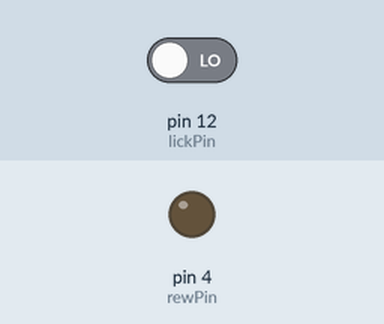
Simulated run of this sketch. Board: Arduino Uno, built with avr-gcc and run on an emulated ATmega328P. Parts: output pins drawn as LEDs (lit = HIGH). Inputs (shaded band) come from the test bench; at power-on: pin 12 (lickPin) LOW.

Above: at 1.2 s.
1.3 s: pin 12 (lickPin) driven HIGH
At 2.1 s:
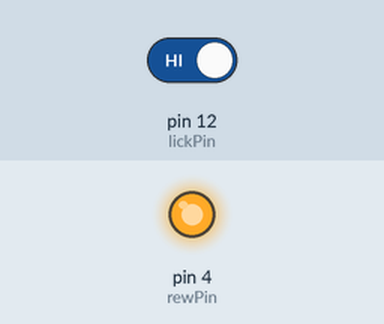
2.8 s: pin 12 (lickPin) driven LOW
At 3.3 s:
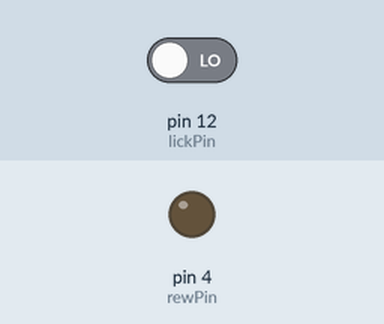
Timing chart, 0 to 5.8 s (numbered marks = the images above; inputs shaded):
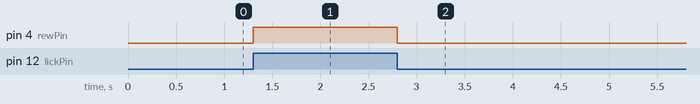

The sketch:

Depurar.ino
```cpp
/////////////////////////////////////////////////////////////////SOLENOID & LICK PINS
int rewPin = 4;     //  Valve output
int lickPin = 12;   // Lick input
int state= 1;       // initialize state as closed
//////////////////////////////////////////////////////////////SETUP
void setup()
{
  pinMode(rewPin, OUTPUT);  // Open vlave is 12V OUTPUT
  pinMode(lickPin, INPUT); // Optic lick port INPUT
  Serial.begin(9600);    // initialize serial for output to Processing sketch
  randomSeed(analogRead(3));
}
//////////////////////////////////////////////////////////////LOOP
void loop(){
  state=digitalRead(lickPin);
  if(state==1) {
   openV();
    }
    else{closeV();}
    }

///////////////////////////////////////////////////////////FUNCTIONS
void openV() {
    digitalWrite(rewPin, HIGH);    // open solenoid while state=1
}
void closeV() {
    digitalWrite(rewPin, LOW); // close solenoid while state=0
}
```

Measured:
- after the input at 1.3 s, pin 4 (rewPin): LOW → HIGH at once
- after the input at 2.8 s, pin 4 (rewPin): HIGH → LOW at once
